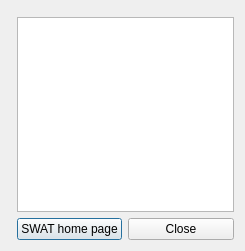
<?xml version="1.0" encoding="UTF-8"?>
<ui version="4.0">
 <class>aboutQSWAT</class>
 <widget class="QDialog" name="aboutQSWAT">
  <property name="geometry">
   <rect>
    <x>0</x>
    <y>0</y>
    <width>245</width>
    <height>251</height>
   </rect>
  </property>
  <property name="windowTitle">
   <string>About QSWAT+</string>
  </property>
  <property name="windowIcon">
   <iconset resource="resources.qrc">
    <normaloff>:/plugins/QSWATPlus/swatplus.ico</normaloff>:/plugins/QSWATPlus/swatplus.ico</iconset>
  </property>
  <property name="sizeGripEnabled">
   <bool>false</bool>
  </property>
  <layout class="QGridLayout" name="gridLayout_2">
   <item row="0" column="0" rowspan="3" colspan="3">
    <layout class="QGridLayout" name="gridLayout"/>
   </item>
   <item row="1" column="1" colspan="2">
    <widget class="QTextBrowser" name="textBrowser"/>
   </item>
   <item row="2" column="1">
    <widget class="QPushButton" name="SWATHomeButton">
     <property name="text">
      <string>SWAT home page</string>
     </property>
    </widget>
   </item>
   <item row="2" column="2">
    <widget class="QPushButton" name="closeButton">
     <property name="text">
      <string>Close</string>
     </property>
    </widget>
   </item>
  </layout>
 </widget>
 <resources>
  <include location="resources.qrc"/>
 </resources>
 <connections/>
</ui>
